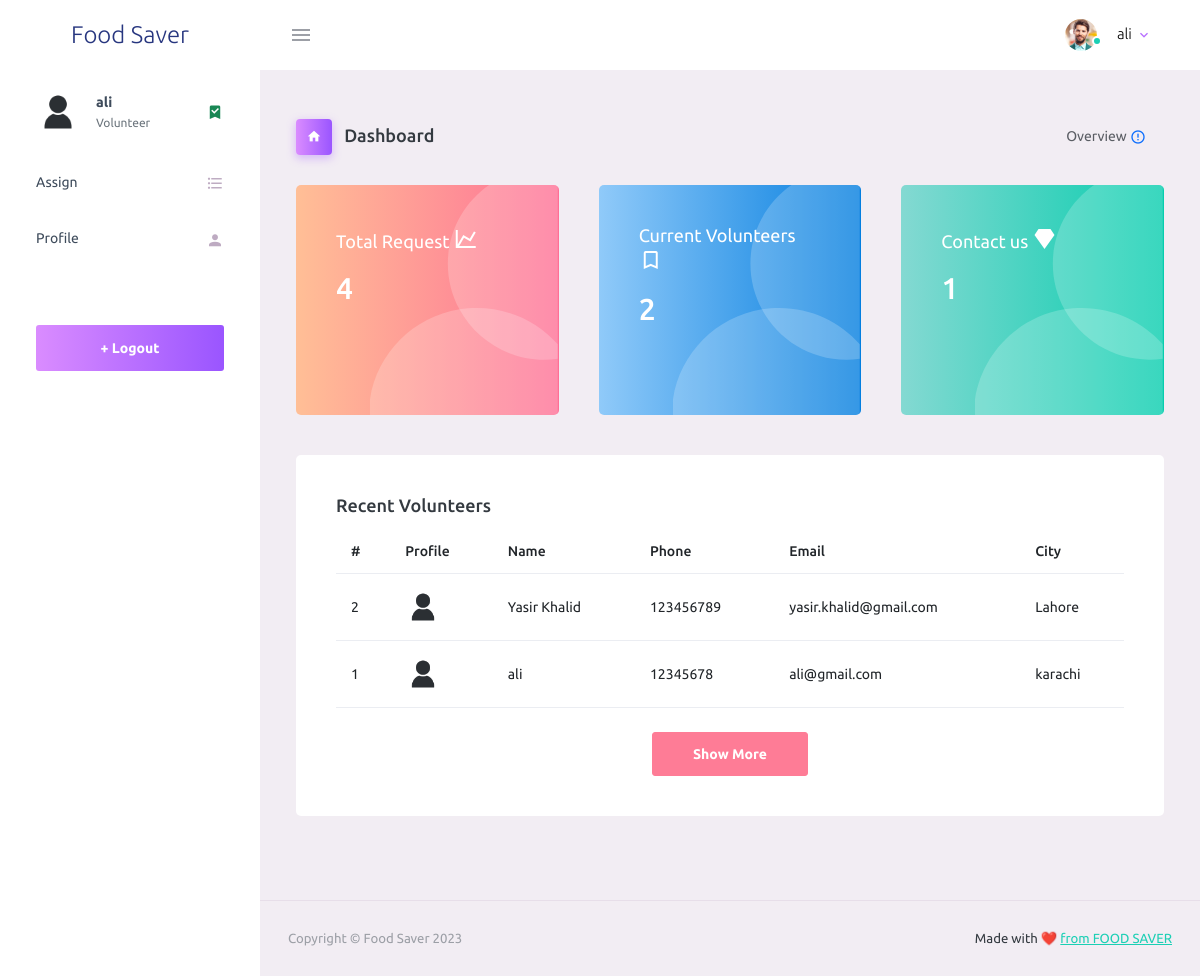
Page /webadmin/ (signed in) on the committed database.
### tables this page shows
CREATE TABLE `tbl_career` (
  `id` int(11) NOT NULL,
  `name` varchar(255) NOT NULL,
  `phone` varchar(20) NOT NULL,
  `email` varchar(255) NOT NULL,
  `city` varchar(100) NOT NULL,
  `address` text NOT NULL,
  `profile` text NOT NULL,
  `status` int(11) NOT NULL,
  `user` int(11) NOT NULL
);

### webadmin/index.php (the view, shortened to what this page needs)
<?php include 'partials/_header.php'; ?>
<body>
    <div class="container-scroller">
        <?php include_once 'partials/_navbar.php'; ?>
        <div class="container-fluid page-body-wrapper">
            <?php include_once 'partials/_sidebar.php'; ?>
            <div class="main-panel">
                <div class="content-wrapper">
                    <div class="page-header">
                        <h3 class="page-title">
                            <span class="page-title-icon bg-gradient-primary text-white me-2">
                                <i class="mdi mdi-home"></i>
                            </span> Dashboard
                        </h3>
                        <nav aria-label="breadcrumb">
                            <ul class="breadcrumb">
                                <li class="breadcrumb-item active" aria-current="page">
                                    <span></span>Overview <i class="mdi mdi-alert-circle-outline icon-sm text-primary align-middle"></i>
                                </li>
                            </ul>
                        </nav>
                    </div>
                    <div class="row">
                        <div class="col-md-4 stretch-card grid-margin">
                            <div class="card bg-gradient-danger card-img-holder text-white">
                                <div class="card-body">
                                    <img src="assets/images/dashboard/circle.svg" class="card-img-absolute" alt="circle-image" />
                                    <h4 class="font-weight-normal mb-3">Total Request <i class="mdi mdi-chart-line mdi-24px float-right"></i>
                                    </h4>
                                    <?php
                                    $sql = "select count(id) as c from tbl_request";
                                    $res = mysqli_query($con, $sql);
                                    $total = mysqli_fetch_assoc($res);
                                    ?>
                                    <h2 class="mb-5"><?= number_format($total['c']) ?></h2>
                                </div>
                            </div>
                        </div>
                        <div class="col-md-4 stretch-card grid-margin">
                            <div class="card bg-gradient-info card-img-holder text-white">
                                <div class="card-body">
                                    <img src="assets/images/dashboard/circle.svg" class="card-img-absolute" alt="circle-image" />
                                    <h4 class="font-weight-normal mb-3">Current Volunteers <i class="mdi mdi-bookmark-outline mdi-24px float-right"></i>
                                    </h4>
                                    <?php
                                    $sql = "select count(id) as c from tbl_career";
                                    $res = mysqli_query($con, $sql);
                                    $total = mysqli_fetch_assoc($res);
                                    ?>
                                    <h2 class="mb-5"><?= number_format($total['c']) ?></h2>
                                </div>
                            </div>
                        </div>
                        <div class="col-md-4 stretch-card grid-margin">
                            <div class="card bg-gradient-success card-img-holder text-white">
                                <div class="card-body">
                                    <img src="assets/images/dashboard/circle.svg" class="card-img-absolute" alt="circle-image" />
                                    <h4 class="font-weight-normal mb-3">Contact us <i class="mdi mdi-diamond mdi-24px float-right"></i>
                                    </h4>
                                    <?php
                                    $sql = "select count(id) as c from tbl_contact";
                                    $res = mysqli_query($con, $sql);
                                    $total = mysqli_fetch_assoc($res);
                                    ?>
                                    <h2 class="mb-5"><?= number_format($total['c']) ?></h2>
                                </div>
                            </div>
                        </div>
                    </div>
                    <div class="row">
                        <div class="col-12 grid-margin">
                            <div class="card">
                                <div class="card-body">
                                    <h4 class="card-title">Recent Volunteers</h4>
                                    <div class="table-responsive">
                                        <table class="table">
                                            <thead>
                                                <tr>
                                                    <th> # </th>
                                                    <th> Profile </th>
                                                    <th> Name </th>
                                                    <th> Phone </th>
                                                    <th> Email </th>
                                                    <th> City </th>
                                                </tr>
                                            </thead>
                                            <tbody>
                                                <?php
                                                $sql = "select * from tbl_career where status=1 order by id desc limit 5";
                                                $res = mysqli_query($con, $sql);
                                                foreach ($res as $key) { ?>
                                                    <tr>
                                                        <td><?= $key['id'] ?></td>
                                                        <td><img src="<?= $key['profile'] != '' ? $key['profile'] : 'assets/images/new/user.webp' ?>" width="25px" alt=""></td>
                                                        <td><?= $key['name'] ?></td>
                                                        <td> <?= $key['phone'] ?> </td>
                                                        <td><?= $key['email'] ?></td>
                                                        <td> <?= $key['city'] ?> </td>
                                                    </tr>
                                                <?php } ?>
                                            </tbody>
                                        </table>
                                        <div class="text-center mt-4">
                                            <a href="volunteer.php" class="btn btn-danger">Show More</a>
                                        </div>
                                    </div>
                                </div>
                            </div>
                        </div>
                    </div>
                </div>
                <?php include 'partials/_footer.php'; ?>

### webadmin/partials/_header.php (shortened to what this page needs)
<!DOCTYPE html>
<html lang="en">
<head>
    <link rel="stylesheet" href="assets/vendors/mdi/css/materialdesignicons.min.css">
    <link rel="stylesheet" href="assets/vendors/css/vendor.bundle.base.css">
    <link rel="stylesheet" href="https://cdn.datatables.net/1.13.4/css/jquery.dataTables.min.css">
    <link rel="stylesheet" href="assets/css/style.css">
</head>

### webadmin/partials/_navbar.php (shortened to what this page needs)
<nav class="navbar default-layout-navbar col-lg-12 col-12 p-0 fixed-top d-flex flex-row">
  <div class="text-center navbar-brand-wrapper d-flex align-items-center justify-content-center">
    <a class="navbar-brand brand-logo" href="/webadmin/index.php">Food Saver</a>
  </div>
  <div class="navbar-menu-wrapper d-flex align-items-stretch">
    <button class="navbar-toggler navbar-toggler align-self-center" type="button" data-toggle="minimize">
      <span class="mdi mdi-menu"></span>
    </button>
    <ul class="navbar-nav navbar-nav-right">
      <li class="nav-item nav-profile dropdown">
        <a class="nav-link dropdown-toggle" id="profileDropdown" href="#" data-bs-toggle="dropdown" aria-expanded="false">
          <div class="nav-profile-img">
            <img src="assets/images/faces/face1.jpg" alt="image">
            <span class="availability-status online"></span>
          </div>
          <div class="nav-profile-text">
            <p class="mb-1 text-black"><?= $_SESSION['username'] ?></p>
          </div>
        </a>
      </li>
    </ul>
  </div>
</nav>

### webadmin/partials/_sidebar.php (shortened to what this page needs)
<nav class="sidebar sidebar-offcanvas" id="sidebar">
  <ul class="nav">
    <li class="nav-item nav-profile">
      <a href="#" class="nav-link">
        <div class="nav-profile-image">
          <img src="assets/images/new/user.webp" alt="profile">
        </div>
        <div class="nav-profile-text d-flex flex-column">
          <span class="font-weight-bold mb-2"><?= $_SESSION['username'] ?></span>
          <span class="text-secondary text-small"><?= $_SESSION['role'] == 2 ? "Admin" : "Volunteer" ?></span>
        </div>
        <i class="mdi mdi-bookmark-check text-success nav-profile-badge"></i>
      </a>
    </li>
    <?php if ($_SESSION['role'] == 2) { ?>
      <li class="nav-item">
        <a class="nav-link" href="index.php">
          <span class="menu-title">Dashboard</span>
          <i class="mdi mdi-home menu-icon"></i>
        </a>
      </li>
      <li class="nav-item">
        <a class="nav-link" href="request.php">
          <span class="menu-title">Request</span>
          <i class="mdi mdi-contacts menu-icon"></i>
        </a>
      </li>
      <li class="nav-item">
        <a class="nav-link" href="volunteer.php">
          <span class="menu-title">Volunteers</span>
          <i class="mdi mdi-format-list-bulleted menu-icon"></i>
        </a>
      </li>
      <li class="nav-item">
        <a class="nav-link" href="contact.php">
          <span class="menu-title">Contact</span>
          <i class="mdi mdi-chart-bar menu-icon"></i>
        </a>
      </li>
    <?php } else { ?>
      <li class="nav-item">
        <a class="nav-link" href="assign.php">
          <span class="menu-title">Assign</span>
          <i class="mdi mdi-format-list-bulleted menu-icon"></i>
        </a>
      </li>
    <?php } ?>
    <li class="nav-item">
      <a class="nav-link" href="assign.php">
        <span class="menu-title">Profile</span>
        <i class="mdi mdi-account menu-icon"></i>
      </a>
    </li>
    <li class="nav-item sidebar-actions">
      <span class="nav-link">
        <a href="../php_request/logout.php" class="btn btn-block btn-lg btn-gradient-primary mt-4 w-100">+ Logout</a>
      </span>
    </li>
  </ul>
</nav>

### webadmin/partials/_footer.php (shortened to what this page needs)
<footer class="footer">
  <div class="container-fluid d-flex justify-content-between">
    <span class="text-muted d-block text-center text-sm-start d-sm-inline-block">Copyright © Food Saver
      <?= date('Y') ?></span>
    <span class="float-none float-sm-end mt-1 mt-sm-0 text-end">Made with ❤️ <a href="#" target="_blank">from FOOD SAVER</a> </span>
  </div>
</footer>
</div>
</div>
</body>
</html>

### rows in the picture
tbl_career: id "2", name "Yasir Khalid", phone "123456789", email "yasir.khalid@gmail.com", city "Lahore"
tbl_career: id "1", name "ali", phone "12345678", email "ali@gmail.com", city "karachi"

### other values in the picture
$_SESSION['username'] "ali"
$total['c'] "4"
$total['c'] "2"
$total['c'] "1"
